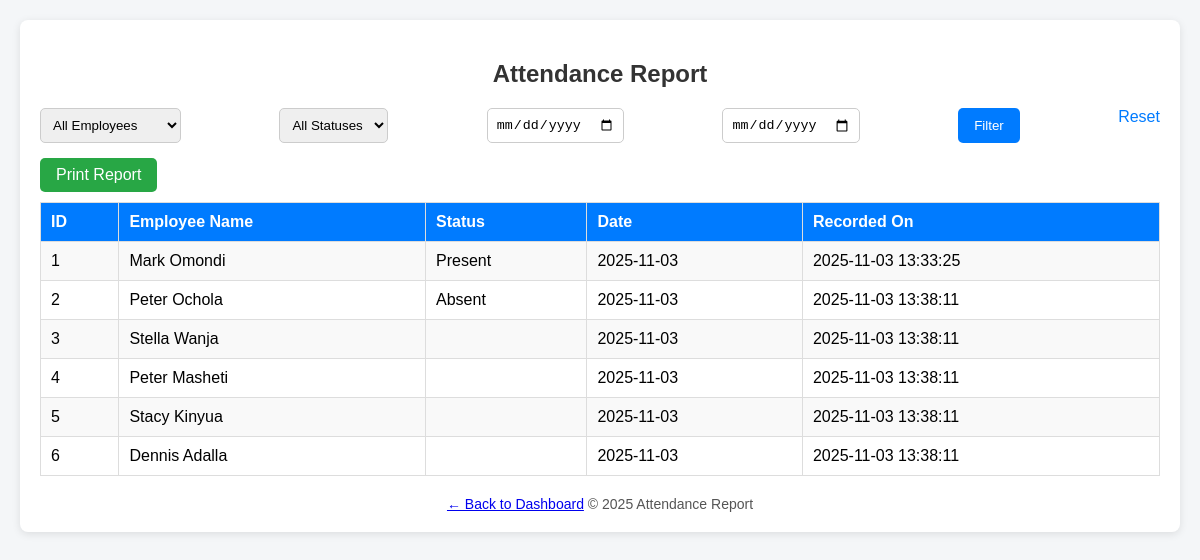
Screenshot of /attendance_report.php with the database file from the repository.
### tables this page shows
CREATE TABLE `attendance` (
  `id` int(11) NOT NULL,
  `employee_id` int(11) NOT NULL,
  `status` enum('Present','Absent','Late','Leave') NOT NULL,
  `date` date NOT NULL,
  `created_at` timestamp NOT NULL DEFAULT current_timestamp()
);

CREATE TABLE `employees` (
  `id` int(11) NOT NULL,
  `name` varchar(100) NOT NULL,
  `email` varchar(100) DEFAULT NULL,
  `phone` varchar(20) DEFAULT NULL,
  `department` varchar(50) DEFAULT NULL,
  `position` varchar(50) DEFAULT NULL,
  `bank_name` varchar(50) DEFAULT NULL,
  `account_number` varchar(50) DEFAULT NULL,
  `address` varchar(255) DEFAULT NULL,
  `role` varchar(50) DEFAULT NULL,
  `date_joined` date DEFAULT curdate(),
  `progress` text DEFAULT NULL,
  `username` varchar(50) NOT NULL,
  `password` varchar(255) NOT NULL,
  `created_at` timestamp NOT NULL DEFAULT current_timestamp(),
  `salary` decimal(10,2) DEFAULT 0.00
);

### attendance_report.php (the view, shortened to what this page needs)
<?php
$conn = new mysqli("localhost", "root", "", "admin_db");
$from_date = isset($_GET['from_date']) ? $_GET['from_date'] : '';
$to_date = isset($_GET['to_date']) ? $_GET['to_date'] : '';
$query = "SELECT attendance.*, employees.name
          FROM attendance
          INNER JOIN employees ON attendance.employee_id = employees.id
          WHERE 1=1";
$query .= " ORDER BY attendance.date DESC";
$result = $conn->query($query);
?>
<!DOCTYPE html>
<html lang="en">
<head>
</head>
<body>
  <div class="container">
    <h2>Attendance Report</h2>
    <form method="GET" class="filters">
      <select name="employee">
        <option value="">All Employees</option>
      </select>
      <select name="status">
        <option value="">All Statuses</option>
      </select>
      <input type="date" name="from_date" value="<?php echo htmlspecialchars($from_date); ?>">
      <input type="date" name="to_date" value="<?php echo htmlspecialchars($to_date); ?>">
      <button type="submit">Filter</button>
      <a href="attendance_report.php" style="color:#007bff;text-decoration:none;">Reset</a>
    </form>
    <a href="#" class="export-btn" onclick="window.print()">Print Report</a>
    <table>
      <tr>
        <th>ID</th>
        <th>Employee Name</th>
        <th>Status</th>
        <th>Date</th>
        <th>Recorded On</th>
      </tr>
      <?php
      if ($result->num_rows > 0) {
          while ($row = $result->fetch_assoc()) {
              echo "<tr>
                      <td>{$row['id']}</td>
                      <td>{$row['name']}</td>
                      <td>{$row['status']}</td>
                      <td>{$row['date']}</td>
                      <td>{$row['created_at']}</td>
                    </tr>";
          }
      } else {
          echo "<tr><td colspan='5' style='text-align:center;'>No attendance records found</td></tr>";
      }
      ?>
    </table>
    <div class="footer">
        <a href="reports_dashboard.php" class="btn btn-secondary back-btn">← Back to Dashboard</a>
      © <?php echo date("Y"); ?> Attendance Report
    </div>
  </div>
</body>
</html>

### attendance_report.php (style rules this page uses)
body { font-family: Arial, sans-serif; background: #f4f6f8; margin: 0; padding: 20px; }
.container { background: white; border-radius: 8px; padding: 20px; box-shadow: 0 2px 8px rgba(0,0,0,0.1); }
h2 { text-align: center; color: #333; }
.filters { display: flex; flex-wrap: wrap; justify-content: space-between; gap: 10px; margin-bottom: 15px; }
.filters input, .filters select { padding: 8px; border: 1px solid #ccc; border-radius: 5px; }
.filters button { padding: 8px 16px; background: #007bff; color: white; border: none; border-radius: 5px; cursor: pointer; }
.export-btn { display: inline-block; padding: 8px 16px; background: #28a745; color: white; border-radius: 5px; text-decoration: none; margin-bottom: 10px; }
table { width: 100%; border-collapse: collapse; }
th, td { border: 1px solid #ddd; padding: 10px; text-align: left; }
th { background-color: #007bff; color: white; }
tr:nth-child(even) { background-color: #f9f9f9; }
.footer { text-align: center; margin-top: 20px; color: #555; font-size: 14px; }

### rows the page displays
attendance: id "1", employee.name "Mark Omondi", status "Present", date "2025-11-03", created_at "2025-11-03 13:33:25"
attendance: id "2", employee.name "Peter Ochola", status "Absent", date "2025-11-03", created_at "2025-11-03 13:38:11"
attendance: id "3", employee.name "Stella Wanja", date "2025-11-03", created_at "2025-11-03 13:38:11"
attendance: id "4", employee.name "Peter Masheti", date "2025-11-03", created_at "2025-11-03 13:38:11"
attendance: id "5", employee.name "Stacy Kinyua", date "2025-11-03", created_at "2025-11-03 13:38:11"
attendance: id "6", employee.name "Dennis Adalla", date "2025-11-03", created_at "2025-11-03 13:38:11"
